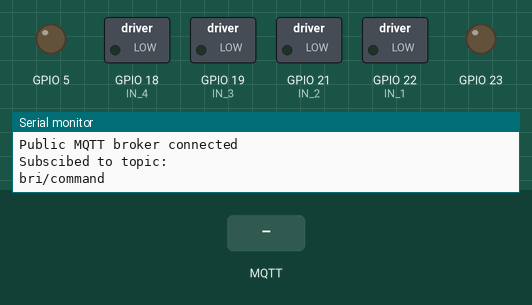
This sketch was run on a simulated ESP32. Shown: switched loads named in the sketch (green lamp = pin HIGH), output pins drawn as LEDs (lit = HIGH), the last lines printed to the serial monitor. Inputs (shaded band) come from the test bench. WiFi joins after 1.5 s; servers stay silent unless stated; no MQTT or app messages arrive unless stated.

Above: at 2.7 s.
2.8 s: MQTT message "pull" arrives on the first subscribed topic
At 3.7 s:
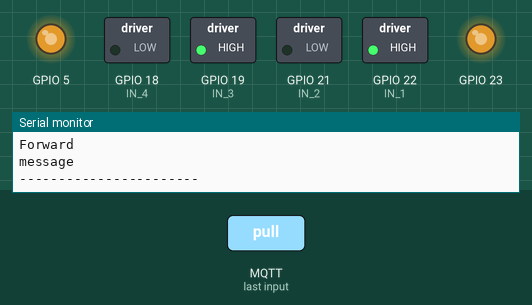
4.3 s: MQTT message "push" arrives on the first subscribed topic
At 4.8 s:
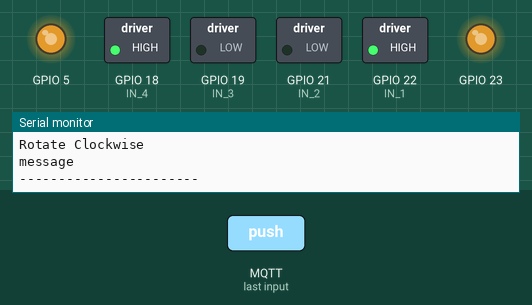
Timing chart, 0 to 7.3 s (numbered marks = the images above; inputs shaded):
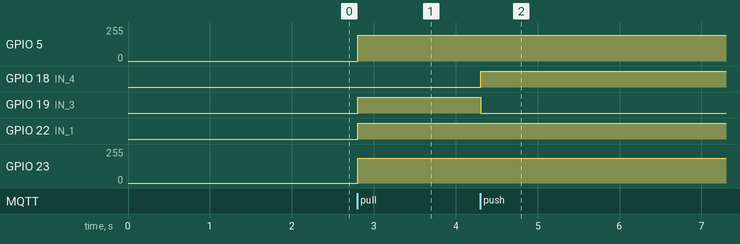

The sketch:

ugv-mqtt-client.ino
```cpp
#include <WiFi.h>
#include <WiFiClientSecure.h>
#include <PubSubClient.h>
#include "driver/gpio.h"
#include "driver/ledc.h"
#include "esp_err.h"

// h-bridge output/pwm pins
#define EN_B GPIO_NUM_5
#define IN_4 GPIO_NUM_18
#define IN_3 GPIO_NUM_19
#define IN_2 GPIO_NUM_21
#define IN_1 GPIO_NUM_22
#define EN_A GPIO_NUM_23

// pwm frequency
#define PWM_FREQ 2000

// WiFi parameters
const char *ssid = "your SSID"; // Enter WiFi name
const char *password = "your Password";  // Enter WiFi password

// MQTT Broker parameters
const char *mqtt_broker = "your mqtt broker url";   // MQTT Broker url
const char *topic = "bri/command";          // Sets MQTT topic to subscribe and receive mental commands
const char *debug_topic = "bri/debug";      // Sets debug topic
const bool debug = true;                   // Flag that controls debug logic
const char *mqtt_username = "subscriber";   // Sets MQTT client username
const char *mqtt_password = "#1Subscriber";   // Sets MQTT client password
const int mqtt_port = 8883;                 // Sets MQTT connection port


static const char *root_ca PROGMEM = R"EOF(
-----BEGIN CERTIFICATE-----
your emotiv root_ca certificate
-----END CERTIFICATE-----
)EOF";

// Setting PWM properties

// PWM duty cycle
uint32_t dutyCycleL = 750;              // Duty Cycle for left motor. It is slightly bigger right motor duty cycle in order to compesate uneven load
uint32_t dutyCycleR = 770;              // Duty Cycle for right motor

ledc_channel_config_t channel_EN_A = {   // PWM channel config
  .gpio_num   =   EN_A,                  // Selects PWM pin
  .speed_mode =   LEDC_LOW_SPEED_MODE,   // Sets Speed Mode to LOW
  .channel    =   LEDC_CHANNEL_0,        // Sets PWM channel
  .timer_sel  =   LEDC_TIMER_0,          // Selects TIMER0 as the PWM timer
  .duty       =   dutyCycleL,            // Sets the duty cylce
  .hpoint     =   0                      // Sets the H point
};

ledc_channel_config_t channel_EN_B = {   // PWM channel config
  .gpio_num   =   EN_B,                  // Selects PWM pin
  .speed_mode =   LEDC_LOW_SPEED_MODE,   // Sets Speed Mode to LOW
  .channel    =   LEDC_CHANNEL_1,        // Sets PWM channel
  .timer_sel  =   LEDC_TIMER_0,          // Selects TIMER0 as the PWM timer
  .duty       =   dutyCycleR,            // Sets the duty cylce
  .hpoint     =   0                      // Sets the H point
};

ledc_timer_config_t timer = {                   // Timer Config
    .speed_mode      = LEDC_LOW_SPEED_MODE,     // Sets Speed Mode to LOW
    .duty_resolution = LEDC_TIMER_10_BIT,       // Sets Duty Cycle resolution to 10 bits, i.e. ranging from 0 to 1023
    .timer_num       = LEDC_TIMER_0,            // Selects TIMER0 as the timer
    .freq_hz         = PWM_FREQ,                // Sets PWM frequency
    .clk_cfg         = LEDC_AUTO_CLK            // Automatic selection of clock generation source
};

WiFiClientSecure espClient;     // WiFI client helper
PubSubClient client(espClient); // MQTT client helper

typedef enum { // Enum type for improved readability
  forward,
  rotate_clockwise,
  rotate_counterclockwise,
  stop,
  continue_movement
} command_t;

// Enum type variable to track commands
command_t command;

/*
 * Parameters: command_t command: Command indicating the UGV how to move in the next cycle
 * This function switchs the received command and sets pin outputs accordingly
 * Returns: None
*/
void switch_movement(command_t command) {
  switch(command) {
    // Command = forward
    case 0:
      ledc_set_duty_and_update(LEDC_LOW_SPEED_MODE, LEDC_CHANNEL_0, dutyCycleL, 0);
      ledc_set_duty_and_update(LEDC_LOW_SPEED_MODE, LEDC_CHANNEL_1, dutyCycleR, 0);
      gpio_set_level(IN_1, 1);
      gpio_set_level(IN_2, 0);
      gpio_set_level(IN_3, 1);
      gpio_set_level(IN_4, 0);
      Serial.println("Forward");
      break;

    // Command = rotate_clockwise
    case 1:
      ledc_set_duty_and_update(LEDC_LOW_SPEED_MODE, LEDC_CHANNEL_0, dutyCycleL, 0);
      ledc_set_duty_and_update(LEDC_LOW_SPEED_MODE, LEDC_CHANNEL_1, dutyCycleR, 0);
      gpio_set_level(IN_1, 1);
      gpio_set_level(IN_2, 0);
      gpio_set_level(IN_3, 0);
      gpio_set_level(IN_4, 1);
      Serial.println("Rotate Clockwise");
      break;
    // Command = rotate_counterclockwise
    case 2:
      ledc_set_duty_and_update(LEDC_LOW_SPEED_MODE, LEDC_CHANNEL_0, 0, 0);
      ledc_set_duty_and_update(LEDC_LOW_SPEED_MODE, LEDC_CHANNEL_1, dutyCycleR, 0);
      gpio_set_level(IN_1, 0);
      gpio_set_level(IN_2, 1);
      gpio_set_level(IN_3, 1);
      gpio_set_level(IN_4, 0);
      Serial.println("Rotate Counter Clockwise");
      break;
    // Command = stop
    case 3:
      ledc_set_duty_and_update(LEDC_LOW_SPEED_MODE, LEDC_CHANNEL_0, 0, 0);
      ledc_set_duty_and_update(LEDC_LOW_SPEED_MODE, LEDC_CHANNEL_1, 0, 0);
      gpio_set_level(IN_1, 0);
      gpio_set_level(IN_2, 0);
      gpio_set_level(IN_3, 0);
      gpio_set_level(IN_4, 0);
      Serial.println("Stop");
      break;
    // Command is continue movement or a value that is not supported
    default:
      // do nothing
      Serial.println("Doing nothing");
      break;
  }
}

/*
 * Parameters: None
 * This function configures output pins and PWM channels
 * Returns: None
*/
void set_pins() {
  ledc_timer_config(&timer); // Sends timer to PWM channel configuration

  // Configure PWM channels
  ledc_channel_config(&channel_EN_A);
  ledc_channel_config(&channel_EN_B);

  // Starts PWM generation
  ledc_fade_func_install(0);

  // Configure the GPIO ports as outputs
  gpio_pad_select_gpio(IN_1);
  gpio_set_direction(IN_1, GPIO_MODE_OUTPUT);
  gpio_pad_select_gpio(IN_2);
  gpio_set_direction(IN_2, GPIO_MODE_OUTPUT);
  gpio_pad_select_gpio(IN_3);
  gpio_set_direction(IN_3, GPIO_MODE_OUTPUT);
  gpio_pad_select_gpio(IN_4);
  gpio_set_direction(IN_4, GPIO_MODE_OUTPUT);
}

/*
 * Parameters: None
 * This function handles MQTT connection, connecting the UGV client to the designated broker and ~]]~;
 * Returns: None
*/
void connect_mqtt() {
  // set mqtt broker parameters
  espClient.setCACert(root_ca);
  client.setServer(mqtt_broker, mqtt_port);

  // register callback for recieving data
  client.setCallback(callback);

  // loops until successfull connection with mqtt broker
  while (!client.connected()) {
      String client_id = "esp32-client-";
      client_id += String(WiFi.macAddress());
      Serial.printf("The client %s connects to the public MQTT broker\n", client_id.c_str());
      if (client.connect(client_id.c_str(), mqtt_username, mqtt_password)) {Serial.println("Public MQTT broker connected"); }
      else {
          Serial.print("failed with state ");
          Serial.println(client.state());
          delay(2000);
      }
  }
  // Subscribe to topic
  client.subscribe(topic);
  if(debug) { Serial.println("Subscibed to topic:"); Serial.println(topic); }
}

void WiFiStationDisconnected(WiFiEvent_t event, WiFiEventInfo_t info){
  command = stop;
  switch_movement(command);
  if(debug) { Serial.println("Disconnected from WiFi access point"); }
  Serial.print("WiFi lost connection. Reason: ");
  if(debug) { Serial.println((char*) &info.wifi_sta_disconnected.reason); }
  if(debug) { Serial.println("Trying to Reconnect"); }
  // reconnects to WiFi
  WiFi.begin(ssid, password);
  while (WiFi.status() != WL_CONNECTED) {
    delay(500);
    Serial.println("Reconnecting to WiFi");
  }
  // Reconnects to mqtt broker and subscribes to topic
  Serial.println("Reconnected to WiFi");
  connect_mqtt();
}

void read_mqtt_message(char *topic, byte *payload, uint32_t length, char *message) {
  if(debug) {
    Serial.println("Message arrived in topic: ");
    Serial.println(topic);
    Serial.println("Message arrived in topic: ");
    Serial.println(topic);
  }

  Serial.printf("Message length %d\n", length);
  Serial.print("Message:");

  // store payload into buffer
  for (int i = 0; i < length; i++) {
      message[i] = (char) payload[i];
  }
  // transforms buffer into string
  message[length] = '\0';
  Serial.println(message);
  if(debug) { Serial.println("Recieved message: "); Serial.println(message); }

}

void setup() {
  // set pins EN_A and EN_B as pwm channels and the remaining as outputs
  set_pins();

  // Set software serial baud to 115200;
  Serial.begin(115200);

  // delete old config
  WiFi.disconnect(true);
  // configure callback for wifi disconnection
  WiFi.onEvent(WiFiStationDisconnected, WiFiEvent_t::ARDUINO_EVENT_WIFI_STA_DISCONNECTED);

  // Connecting to a WiFi network
  command = stop;
  switch_movement(command);
  WiFi.begin(ssid, password);
  while (WiFi.status() != WL_CONNECTED) {
      delay(500);
  }
  Serial.println("Connected to wifi");
  //connecting to a mqtt broker
  connect_mqtt();
}

void callback(char *topic, byte *payload, unsigned int length) {
  // turns payload in a string in order to use strcmp function
  char message[length + 1];
  read_mqtt_message(topic, payload, length, message);

  // Default movement is to stop, in order to stop the UGV in case of receiving an usuppoted command
  command = stop;

  // Verifiy which command was received
  if(!strcmp(message, "pull")) { command = forward; }                   // If the received command is pull, the ugv moves forward
  else if(!strcmp(message, "push")) { command = rotate_clockwise; }     // If the received command is push, the ugv is rotated clockwise
  else if(!strcmp(message, "neutral")) { command = continue_movement; }  // if the received command is neutral, the ugv continues it's movement
  else if(!strcmp(message, "frown")) { command = stop; }                     // if the received command is smile, the ugv stops. Stopping command has priority, so even if the mental command says otherwise. Should the user be perceived smilling, the ugv stops

  // Update pin output accordingly to the received command
  switch_movement(command);
  Serial.println("message");
  if(debug) { Serial.println("-----------------------"); }
}

void loop() {
  if (!client.connected()) { // if mqtt client was disconnected
    command = stop;
    switch_movement(command);
    if (WiFi.status() == WL_CONNECTED) { // connects to mqtt client if WiFi is connected
      connect_mqtt();
    } else { // waits for WiFi reconnection
      Serial.println("Waiting for WiFi connection");
      delay(200);
    }
  } else {
    // Client connected
    client.loop();
  }
}
```

Measured:
- after the input at 2.8 s, GPIO 5: 0/255 → 192/255 at once; GPIO 19 (IN_3), GPIO 22 (IN_1): LOW → HIGH at once; GPIO 23: 0/255 → 187/255 at once
- after the input at 4.3 s, GPIO 18 (IN_4): LOW → HIGH at once; GPIO 19 (IN_3): HIGH → LOW at once
